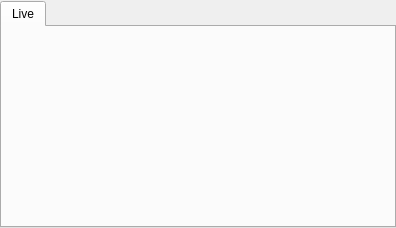
<?xml version="1.0" encoding="UTF-8"?>
<ui version="4.0">
 <class>LiveWidget</class>
 <widget class="QWidget" name="LiveWidget">
  <property name="geometry">
   <rect>
    <x>0</x>
    <y>0</y>
    <width>396</width>
    <height>228</height>
   </rect>
  </property>
  <layout class="QVBoxLayout" name="verticalLayout_2" stretch="0">
   <property name="spacing">
    <number>0</number>
   </property>
   <property name="leftMargin">
    <number>0</number>
   </property>
   <property name="topMargin">
    <number>1</number>
   </property>
   <property name="rightMargin">
    <number>0</number>
   </property>
   <property name="bottomMargin">
    <number>0</number>
   </property>
   <item>
    <widget class="QTabWidget" name="tabWidgetLive">
     <property name="focusPolicy">
      <enum>Qt::NoFocus</enum>
     </property>
     <property name="currentIndex">
      <number>0</number>
     </property>
     <widget class="QWidget" name="tabLive">
      <attribute name="title">
       <string>Live</string>
      </attribute>
      <layout class="QVBoxLayout" name="verticalLayout">
       <property name="spacing">
        <number>0</number>
       </property>
       <property name="leftMargin">
        <number>0</number>
       </property>
       <property name="topMargin">
        <number>0</number>
       </property>
       <property name="rightMargin">
        <number>0</number>
       </property>
       <property name="bottomMargin">
        <number>0</number>
       </property>
       <item>
        <widget class="QLabel" name="labelLiveSmall">
         <property name="sizePolicy">
          <sizepolicy hsizetype="Expanding" vsizetype="Expanding">
           <horstretch>0</horstretch>
           <verstretch>0</verstretch>
          </sizepolicy>
         </property>
         <property name="alignment">
          <set>Qt::AlignCenter</set>
         </property>
        </widget>
       </item>
      </layout>
     </widget>
    </widget>
   </item>
  </layout>
 </widget>
 <resources/>
 <connections/>
</ui>
